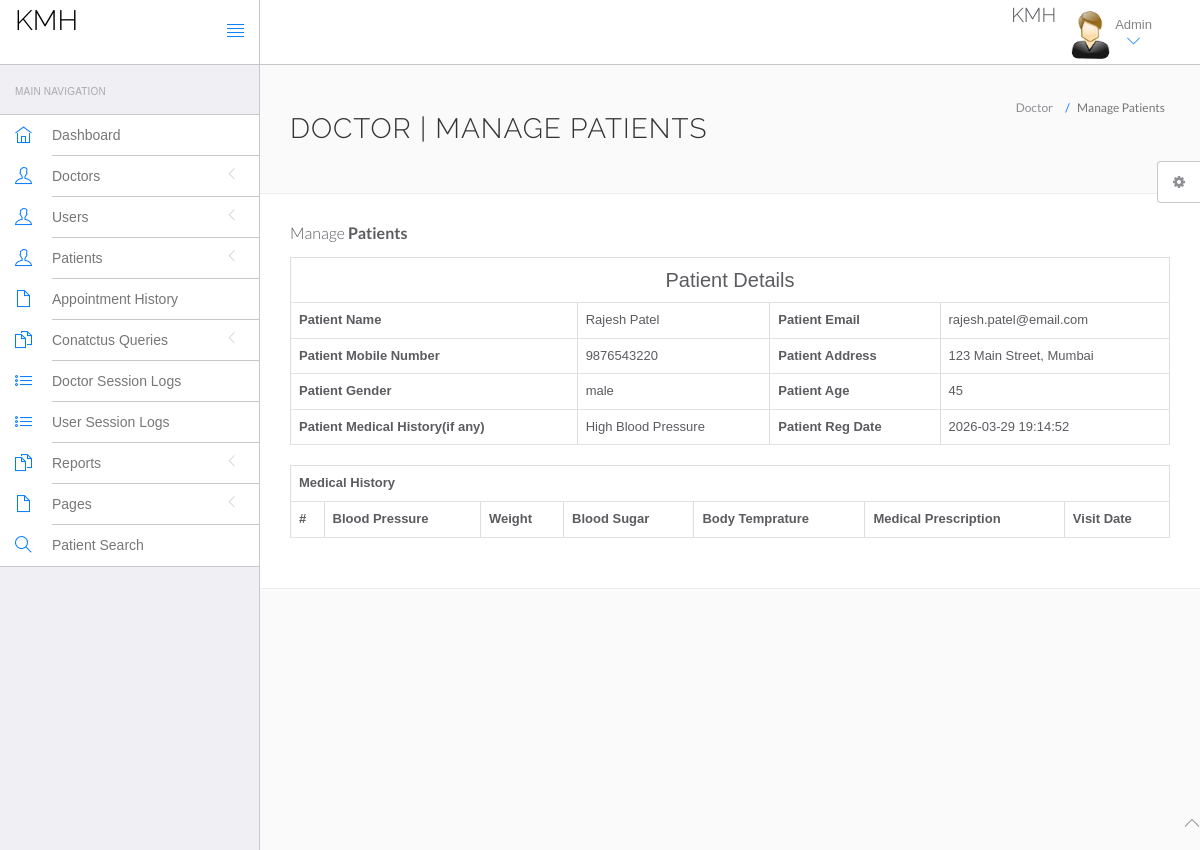
Screenshot of /hms/admin/view-patient.php?viewid=1 (signed in) with the database file from the repository.
### tables this page shows
CREATE TABLE IF NOT EXISTS `tblpatient` (
  `ID` int(11) NOT NULL AUTO_INCREMENT,
  `Docid` int(11) NOT NULL,
  `PatientName` varchar(255) NOT NULL,
  `PatientContno` varchar(20) NOT NULL,
  `PatientEmail` varchar(255) NOT NULL,
  `PatientGender` varchar(50) NOT NULL,
  `PatientAdd` varchar(255) NOT NULL,
  `PatientAge` int(11) NOT NULL,
  `PatientMedhis` text,
  `CreationDate` timestamp NOT NULL DEFAULT CURRENT_TIMESTAMP,
  `UpdationDate` timestamp NOT NULL DEFAULT CURRENT_TIMESTAMP ON UPDATE CURRENT_TIMESTAMP,
  PRIMARY KEY (`ID`),
  FOREIGN KEY (`Docid`) REFERENCES `doctors`(`id`)
);

### hms/admin/view-patient.php (the view, shortened to what this page needs)
<?php
include('include/config.php');
if(strlen($_SESSION['id']==0)) {
 header('location:logout.php');
  } else{
?>
<!DOCTYPE html>
<html lang="en">
	<head>
		<link rel="stylesheet" href="vendor/bootstrap/css/bootstrap.min.css">
		<link rel="stylesheet" href="vendor/fontawesome/css/font-awesome.min.css">
		<link rel="stylesheet" href="vendor/themify-icons/themify-icons.min.css">
		<link href="vendor/animate.css/animate.min.css" rel="stylesheet" media="screen">
		<link href="vendor/perfect-scrollbar/perfect-scrollbar.min.css" rel="stylesheet" media="screen">
		<link href="vendor/switchery/switchery.min.css" rel="stylesheet" media="screen">
		<link href="vendor/bootstrap-touchspin/jquery.bootstrap-touchspin.min.css" rel="stylesheet" media="screen">
		<link href="vendor/select2/select2.min.css" rel="stylesheet" media="screen">
		<link href="vendor/bootstrap-datepicker/bootstrap-datepicker3.standalone.min.css" rel="stylesheet" media="screen">
		<link href="vendor/bootstrap-timepicker/bootstrap-timepicker.min.css" rel="stylesheet" media="screen">
		<link rel="stylesheet" href="assets/css/styles.css">
		<link rel="stylesheet" href="assets/css/plugins.css">
		<link rel="stylesheet" href="assets/css/themes/theme-1.css" id="skin_color" />
	</head>
	<body>
		<div id="app">
<?php include('include/sidebar.php');?>
<div class="app-content">
<?php include('include/header.php');?>
<div class="main-content" >
<div class="wrap-content container" id="container">
<section id="page-title">
<div class="row">
<div class="col-sm-8">
<h1 class="mainTitle">Doctor | Manage Patients</h1>
</div>
<ol class="breadcrumb">
<li>
<span>Doctor</span>
</li>
<li class="active">
<span>Manage Patients</span>
</li>
</ol>
</div>
</section>
<div class="container-fluid container-fullw bg-white">
<div class="row">
<div class="col-md-12">
<h5 class="over-title margin-bottom-15">Manage <span class="text-bold">Patients</span></h5>
<?php
                               $vid=$_GET['viewid'];
                               $ret=mysqli_query($con,"select * from tblpatient where ID='$vid'");
while ($row=mysqli_fetch_array($ret)) {
                               ?>
<table border="1" class="table table-bordered">
 <tr align="center">
<td colspan="4" style="font-size:20px;color:blue">
 Patient Details</td></tr>
    <tr>
    <th scope>Patient Name</th>
    <td><?php  echo $row['PatientName'];?></td>
    <th scope>Patient Email</th>
    <td><?php  echo $row['PatientEmail'];?></td>
  </tr>
  <tr>
    <th scope>Patient Mobile Number</th>
    <td><?php  echo $row['PatientContno'];?></td>
    <th>Patient Address</th>
    <td><?php  echo $row['PatientAdd'];?></td>
  </tr>
    <tr>
    <th>Patient Gender</th>
    <td><?php  echo $row['PatientGender'];?></td>
    <th>Patient Age</th>
    <td><?php  echo $row['PatientAge'];?></td>
  </tr>
  <tr>
    <th>Patient Medical History(if any)</th>
    <td><?php  echo $row['PatientMedhis'];?></td>
     <th>Patient Reg Date</th>
    <td><?php  echo $row['CreationDate'];?></td>
  </tr>
<?php }?>
</table>
<table id="datatable" class="table table-bordered dt-responsive nowrap" style="border-collapse: collapse; border-spacing: 0; width: 100%;">
  <tr align="center">
   <th colspan="8" >Medical History</th>
  </tr>
  <tr>
    <th>#</th>
<th>Blood Pressure</th>
<th>Weight</th>
<th>Blood Sugar</th>
<th>Body Temprature</th>
<th>Medical Prescription</th>
<th>Visit Date</th>
</tr>
</table>
</div>
</div>
</div>
</div>
</div>
</div>
</div>
	<?php include('include/footer.php');?>
	<?php include('include/setting.php');?>
	</body>
</html>
<?php } ?>

### hms/admin/assets/css/themes/theme-1.css (style rules this page uses)
body { background: #FAFAFA; }

### rows the page displays
tblpatient: PatientName "Rajesh Patel", PatientEmail "rajesh.patel@email.com", PatientContno "9876543220", PatientAdd "123 Main Street, Mumbai", PatientGender "male", PatientAge "45", PatientMedhis "High Blood Pressure", CreationDate "2026-03-29 19:14:52"
